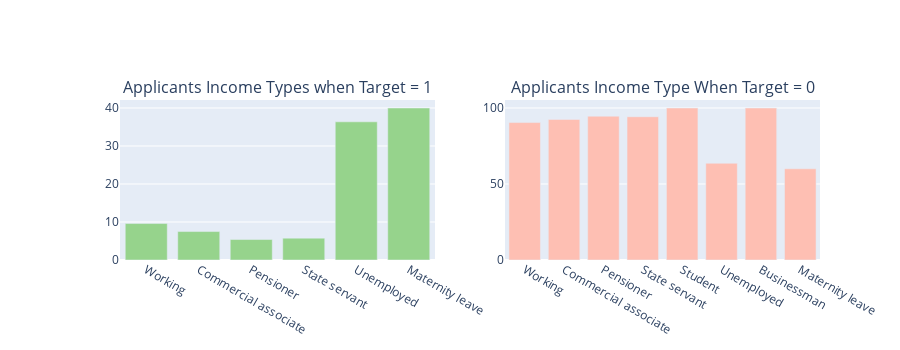

The code cell stored with this chart in its notebook:
### Markdown cell above
5- Plot the income type of applicants grouped by the target variable

### Code cell
tr1, tr2 = gp('NAME_INCOME_TYPE', 'Applicants Income Types which repayed the loan')
fig = tools.make_subplots(rows=1, cols=2, print_grid=False,
                          subplot_titles = ["Applicants Income Types when Target = 1", "Applicants Income Type When Target = 0"])
fig.append_trace(tr1, 1, 1)
fig.append_trace(tr2, 1, 2)
fig['layout'].update(height=350, showlegend=False, margin=dict(l=120))
iplot(fig)

### Figure 1 — Plotly figure (JSON) as saved in the notebook; plotly's stock layout.template omitted (floating-point values rounded to 4 significant figures)
{"data": [{"marker": {"color": "#96D38C"}, "name": "Target : 1", "x": ["Working", "Commercial associate", "Pensioner", "State servant", "Unemployed", "Maternity leave"], "xaxis": "x", "y": [9.588, 7.484, 5.386, 5.755, 36.36, 40.0], "yaxis": "y", "type": "bar"}, {"marker": {"color": "#FEBFB3"}, "name": "Target : 0", "x": ["Working", "Commercial associate", "Pensioner", "State servant", "Student", "Unemployed", "Businessman", "Maternity leave"], "xaxis": "x2", "y": [90.41, 92.52, 94.61, 94.25, 100.0, 63.64, 100.0, 60.0], "yaxis": "y2", "type": "bar"}], "layout": {"annotations": [{"font": {"size": 16}, "showarrow": false, "text": "Applicants Income Types when Target = 1", "x": 0.225, "xanchor": "center", "xref": "paper", "y": 1.0, "yanchor": "bottom", "yref": "paper"}, {"font": {"size": 16}, "showarrow": false, "text": "Applicants Income Type When Target = 0", "x": 0.775, "xanchor": "center", "xref": "paper", "y": 1.0, "yanchor": "bottom", "yref": "paper"}], "height": 350, "margin": {"l": 120}, "showlegend": false, "xaxis": {"anchor": "y", "domain": [0.0, 0.45]}, "yaxis": {"anchor": "x", "domain": [0.0, 1.0]}, "xaxis2": {"anchor": "y2", "domain": [0.55, 1.0]}, "yaxis2": {"anchor": "x2", "domain": [0.0, 1.0]}}}
